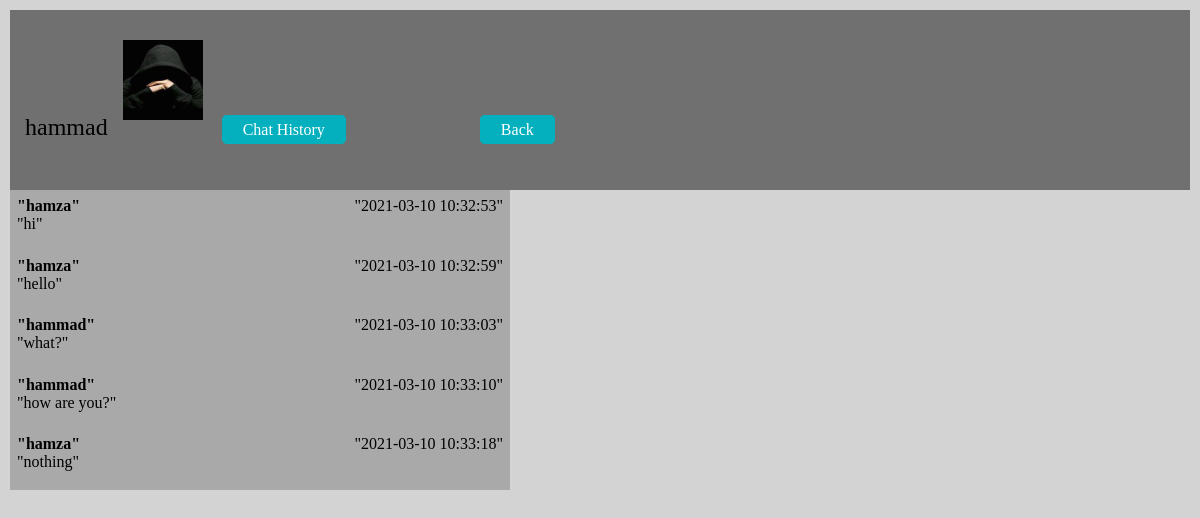
The app's page /chat_history.php?id=18 (signed in) with its own data.
### tables this page shows
CREATE TABLE `users` (
  `user_id` int(50) NOT NULL,
  `username` varchar(50) NOT NULL,
  `email` varchar(50) NOT NULL,
  `password` varchar(50) NOT NULL,
  `confirm_password` varchar(50) NOT NULL,
  `login_status` tinyint(4) NOT NULL DEFAULT 0,
  `last_login` datetime NOT NULL,
  `profile_image` varchar(100) NOT NULL
);

CREATE TABLE `chat_history` (
  `id` int(11) NOT NULL,
  `user_id` int(11) NOT NULL,
  `msg` varchar(240) NOT NULL,
  `date_time` datetime NOT NULL
);

### chat_history.php (the view, shortened to what this page needs)
<?php
include 'connection.php';
if(isset($_SESSION['userid']) || isset($_COOKIE['userid']))
{
$second_user = $_GET['id'];
$query ="SELECT users.username, chat_history.msg, chat_history.date_time
FROM users
INNER JOIN chat_history ON users.user_id = chat_history.user_id	";
$result = mysqli_query($con,$query);
$query1 ="SELECT * FROM `users` WHERE `user_id`= '$second_user'";
$result1 = mysqli_query($con,$query1);
$row1 = mysqli_fetch_array($result1);
}
else
{
    header('location: index.php');
}
?>
<!DOCTYPE html>
<html lang="en">
<head>
    <link rel="stylesheet" href="css/style.css">
</head>
<body>
    <div class="container">
        <div class="color">
        <div class="button-bar">
        <?php echo'
            <span style="font-size: 1.5em;">'.$row1['username'].'<img style="height: 80px; width: 80px; padding:15px;" src="'.$row1['profile_image'].'" alt=""></span>';
            ?>
            <?php
             echo ' <a href="chat_history.php?id='.$_GET['id'].'">Chat History</a>';
            ?>
            <a href="online.php">Back</a>
        </div>
        </div>
        <div class="message">
        <table id="chats">
           <tbody>
               <?php
               while($row=mysqli_fetch_array($result))
               {
               echo '
           <tr><td valign="top"><div><strong>"'.$row['username'].'"</strong></div><div>"'.$row['msg'].'"</div><td align="right" valign="top">"'.$row['date_time'].'"</td></tr>';
            }
           ?>
        </tbody>
        </table>
        </div>
    </div>
</body>
</html>

### css/style.css (style rules this page uses)
* { margin: 0px; padding: 0px; }
.container { height: 100vh; padding: 10px; background-color: lightgray; }
table { width: 35%; background-color: darkgrey; }
table td { padding: 10px; column-gap: 50px; }
.color { padding: 15px; height: 150px; background-color: rgb(112, 112, 112); }
.button-bar a { margin-right: 130px; padding: 5px 20px 5px 20px; border: 1px solid rgb(4, 176, 189); border-radius: 5px; color: white; text-decoration: none; background-color: rgb(4, 176, 189); }
#chats { width: 500px; height: 300px; }
#chats tr td { padding: 5px; column-gap: 5px; }
.message { background-color: grey; width: 500px; }

### records on screen
users: username "hammad", profile_image (picture)
chat_history: user.username "hamza", msg "hi", date_time "2021-03-10 10:32:53"
chat_history: user.username "hamza", msg "hello", date_time "2021-03-10 10:32:59"
chat_history: user.username "hammad", msg "what?", date_time "2021-03-10 10:33:03"
chat_history: user.username "hammad", msg "how are you?", date_time "2021-03-10 10:33:10"
chat_history: user.username "hamza", msg "nothing", date_time "2021-03-10 10:33:18"
